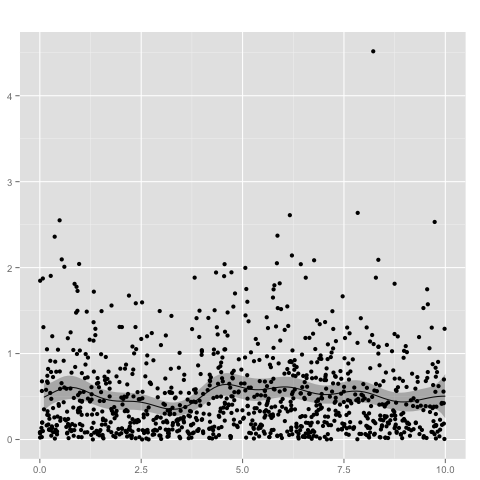

Source code (R):

gp <- new.gp(1.0, kernel.exponential(1.0, 5.0),
             likelihood=new.likelihood("gamma", 1.0),
             link=new.link("logistic"))

n  <- 1000
xp <- 10*runif(n)
yp <- rgamma(n, 1, 2)

# add some tiny noise to the diagonal for numerical stability
gp <- posterior(gp, xp, yp, ep=0.01, verbose=TRUE)

plot(gp, 1:100/10)
